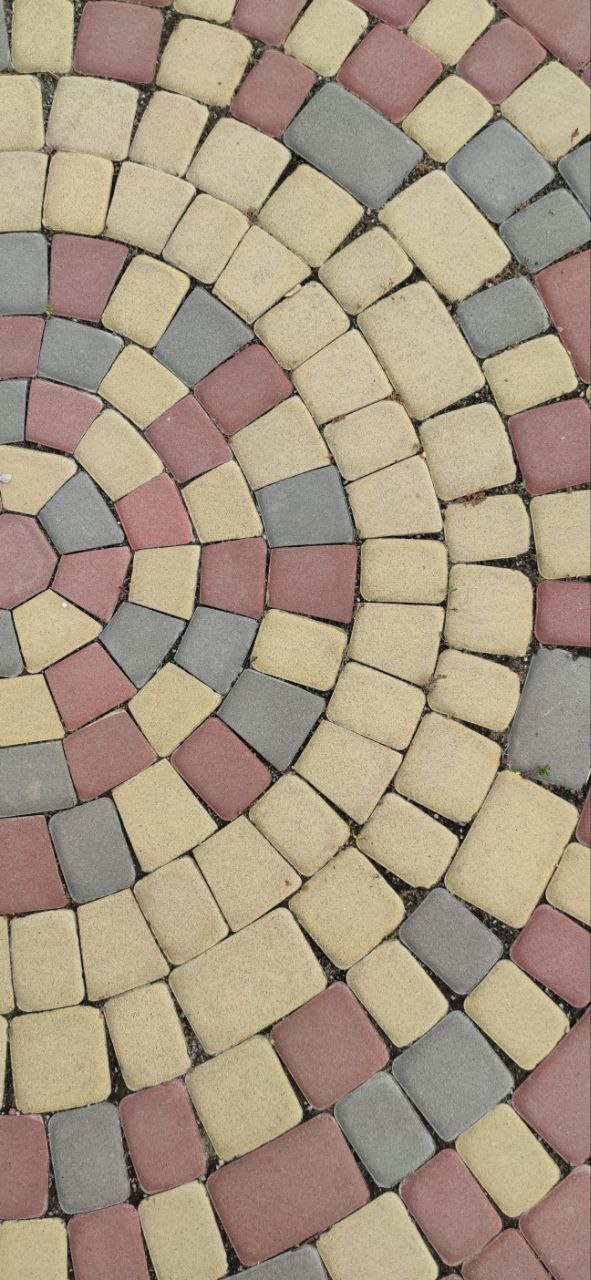
#> input picture Task-2/image/Bricks_4.jpg, 591 x 1280 px
$ jupyter execute 'test-2(4).ipynb'
#> lines starting #> are read from the running program, lines starting #| are printed output that depends on the picture; after the words box and inside, x2 and y2 are one past the last pixel; in counts of white or black regions, pixels touching at a corner belong together
[cell 1]
import cv2
import imutils
import numpy as np
import matplotlib.pyplot as plt

[cell 2]
image = cv2.imread("image/Bricks_4.jpg")
#> image is the input picture: shape (1280, 591, 3); mean B, G, R 130.5, 150.9, 166.2

[cell 3]
img_gray = cv2.cvtColor(image, cv2.COLOR_BGR2GRAY)
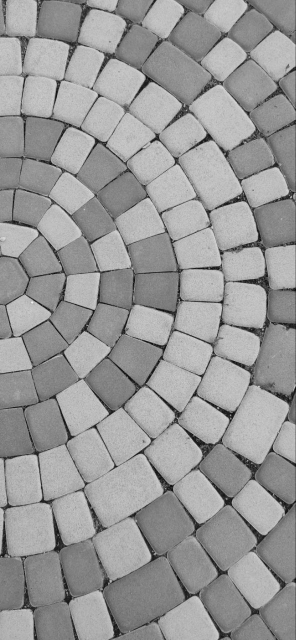
#> img_gray: shape (1280, 591) (shown at 1/2 size); min 0, max 248, mean 153.1
plt.imshow(img_gray)

[cell 4]
image_res ,image_thresh = cv2.threshold(img_gray,110,80,cv2.THRESH_BINARY)
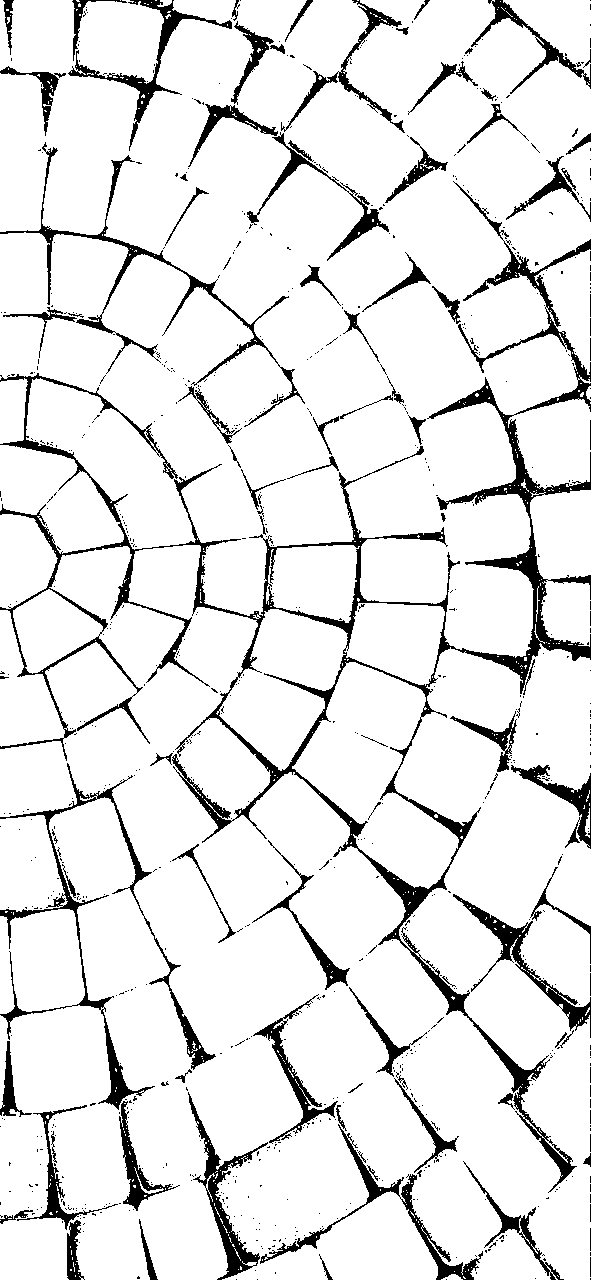
#> image_thresh: shape (1280, 591); values 0 (black) and 80 (white), 90.1% white; 829 black regions (740 under 20 px), largest, box (x1, y1, x2, y2) and area: (0, 181, 591, 1193) 27905, (0, 763, 216, 1110) 4905, (0, 142, 305, 427) 3675

[cell 5]
plt.imshow(image_thresh)

[cell 6]
kernel = np.ones((3,3),np.uint8)

[cell 7]
opening = cv2.morphologyEx(image_thresh,cv2.MORPH_OPEN,kernel)
#> opening: shape (1280, 591); values 0 (black) and 80 (white), 88.9% white; 304 black regions (269 under 20 px), largest, box (x1, y1, x2, y2) and area: (0, 181, 591, 1193) 35994, (188, 987, 564, 1280) 10963, (0, 763, 216, 1280) 10385

[cell 8]
dist_transform = cv2.distanceTransform(opening,cv2.DIST_L2,5)
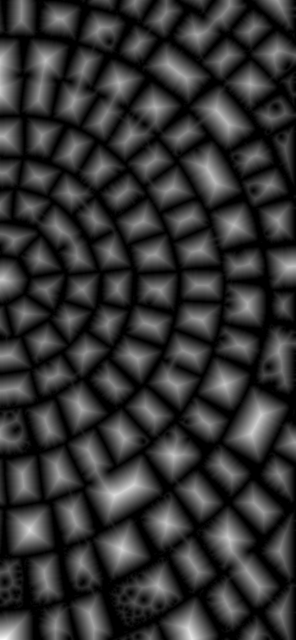
#> dist_transform: shape (1280, 591) float32 (shown at 1/2 size); min 0, max 57.39, mean 11.7; drawn with min black and max white
ret, last_image =  cv2.threshold(dist_transform, 0.3*dist_transform.max(),255,0)
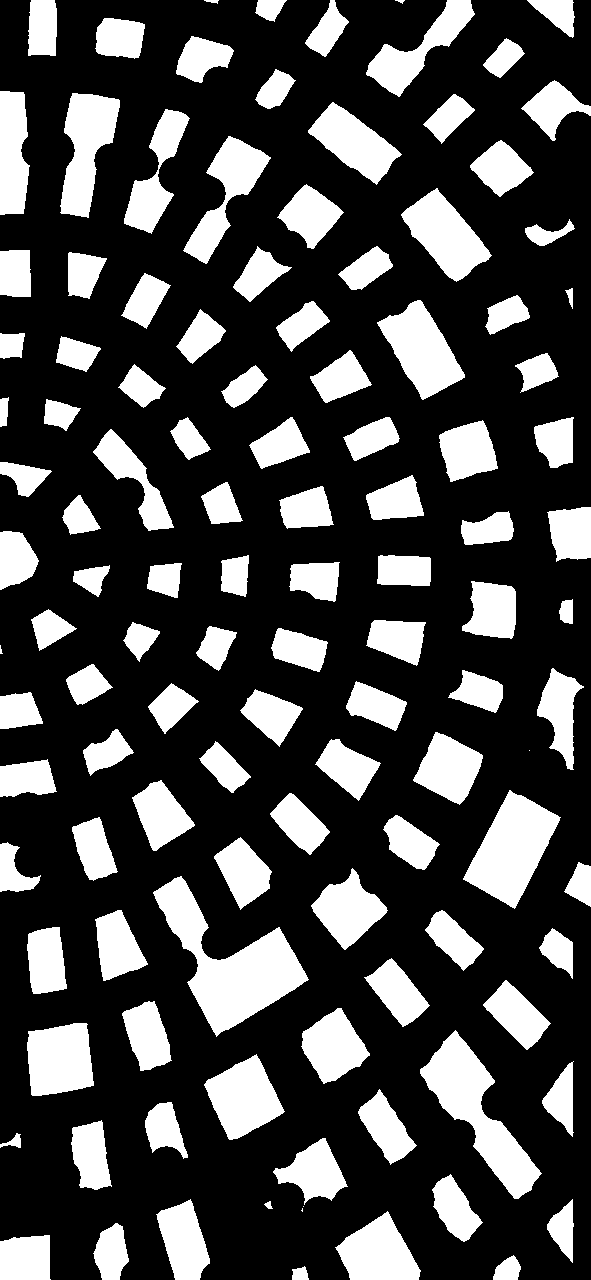
#> last_image: shape (1280, 591) float32; 27.5% white; 118 white regions (4 under 20 px), largest, box (x1, y1, x2, y2) and area: (153, 876, 309, 1037) 9314, (420, 1030, 542, 1199) 6846, (463, 790, 561, 909) 6056
#> ret = 17.22
last_image = np.uint8(last_image)
#> last_image: shape (1280, 591); 27.5% white; 118 white regions (4 under 20 px)

[cell 9]
cnts = cv2.findContours(last_image.copy(), cv2.RETR_EXTERNAL,
	cv2.CHAIN_APPROX_SIMPLE)
#> cnts = 118 contours, 6 with area under 20; largest, box (x1, y1, x2, y2) and area: (153, 876, 309, 1037) 9076, (420, 1030, 542, 1199) 6658, (463, 790, 561, 909) 5914, (377, 300, 465, 400) 4350, (60, 93, 120, 218) 4229
cnts = imutils.grab_contours(cnts)

[cell 10]
def display(img,count,cmap="gray"):
    f_image = cv2.imread("image/Bricks_4.jpg")
    f, axs = plt.subplots(1,2,figsize=(12,5))
    axs[0].imshow(f_image,cmap="gray")
    axs[1].imshow(img,cmap="gray")
    axs[1].set_title("Total count = {}".format(count))

for (i, c) in enumerate(cnts):
	((x, y), _) = cv2.minEnclosingCircle(c)
	cv2.putText(image, "#{}".format(i + 1), (int(x) - 45, int(y)+20),
		cv2.FONT_HERSHEY_SIMPLEX, 2, (255, 0, 0), 5)
	cv2.drawContours(image, [c], -1, (0, 255, 0), 2)
#> this loop made 118 passes
#> (x, y) on passes 1, 2, 3, 4, 5, 7, 8, 9: (300, 1274), (505, 1268.7), (25, 1257.6), (110.5, 1251.3), (379.4, 1255.5), (303, 1206), (268.4, 1205.2), (572, 1230.5)
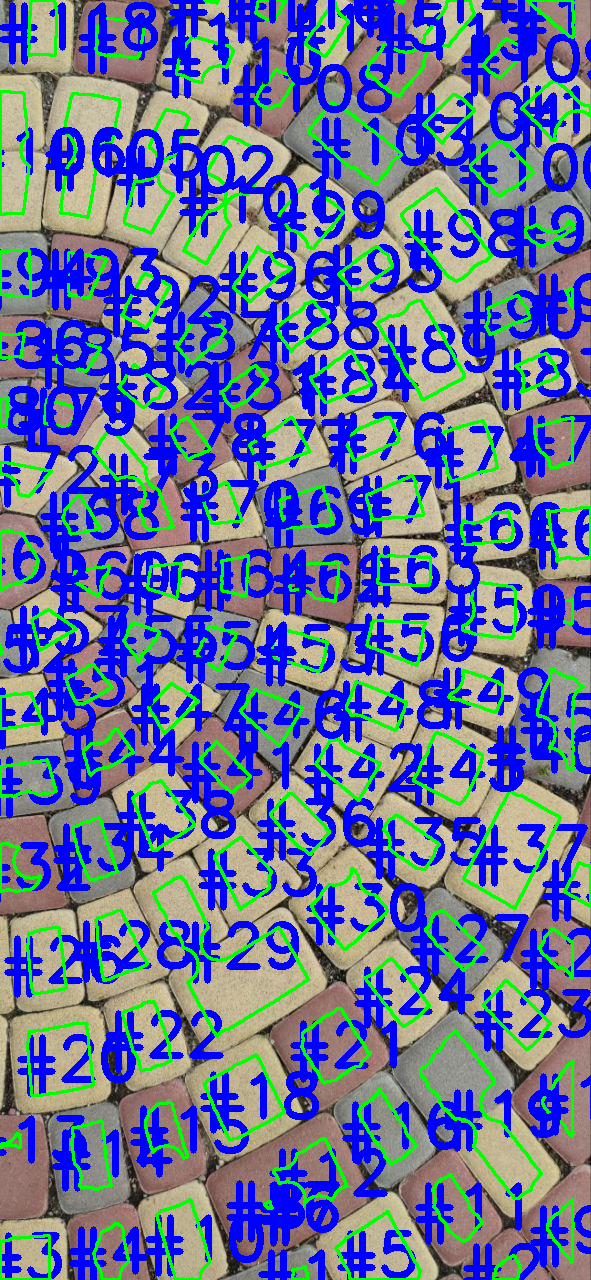
#> image: shape (1280, 591, 3); mean B, G, R 156.1, 112.7, 100.9

[cell 11]
display(image,len(cnts))

$ run again, with Task-2/image/Bricks_1.jpg copied over Task-2/image/Bricks_4.jpg
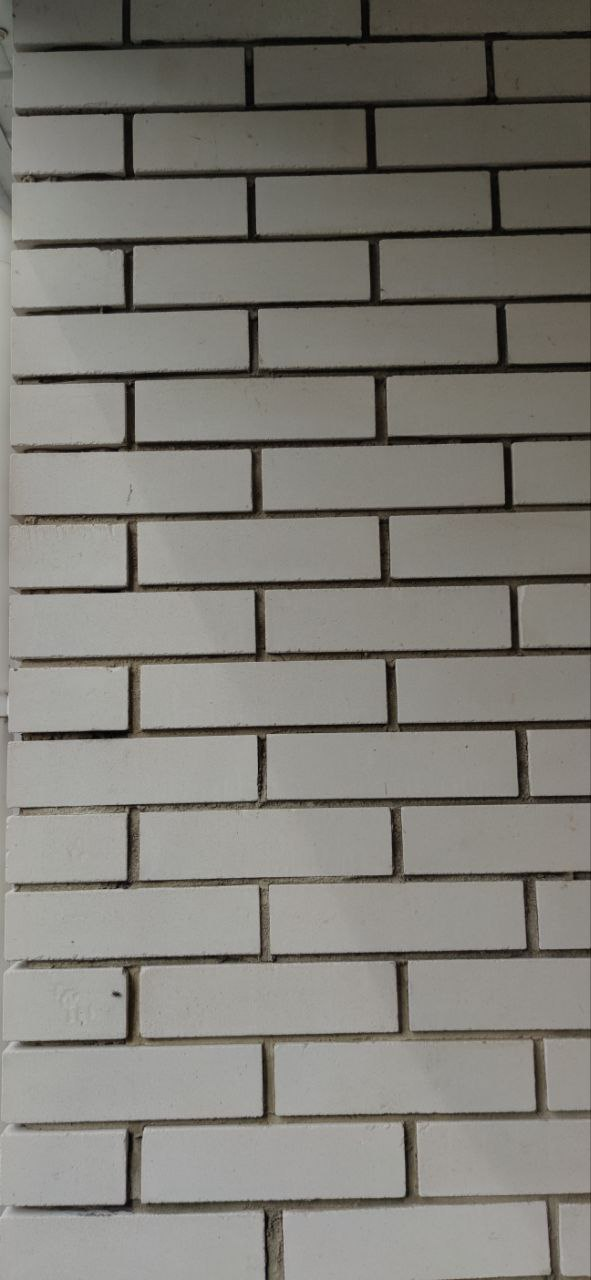
#> input picture Task-2/image/Bricks_1.jpg, 591 x 1280 px
#> image is the input picture: shape (1280, 591, 3); mean B, G, R 119, 125.4, 127.6
#> `image_res ,image_thresh = cv2.threshold(img_gray,110,80,cv2.THRESH_BIN..`:
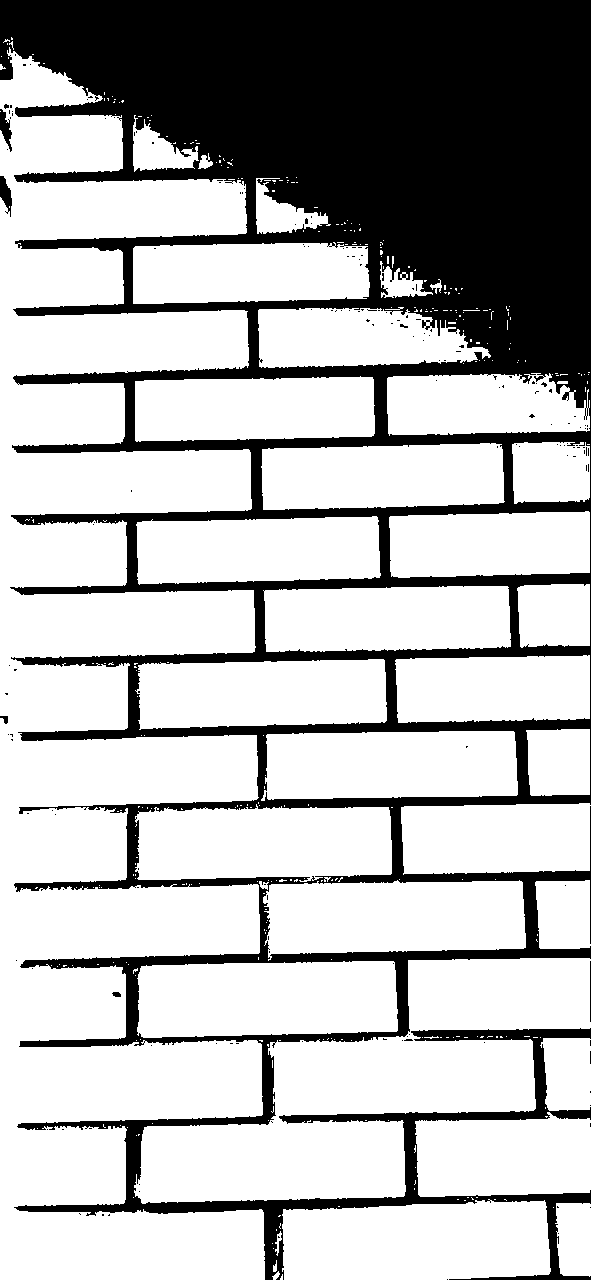
#> image_thresh: shape (1280, 591); values 0 (black) and 80 (white), 70.7% white; 166 black regions (160 under 20 px), largest, box (x1, y1, x2, y2) and area: (0, 0, 591, 1280) 220240, (0, 176, 12, 217) 272, (0, 109, 12, 152) 261, (590, 961, 591, 1022) 61, (0, 716, 8, 724) 39, (112, 992, 121, 997) 36
#> opening: shape (1280, 591); values 0 (black) and 80 (white), 70.3% white; 63 black regions (58 under 20 px), largest, box (x1, y1, x2, y2) and area: (0, 0, 591, 1280) 224024, (0, 109, 12, 152) 284, (0, 176, 12, 217) 282, (0, 716, 8, 724) 39, (112, 992, 121, 997) 36
#> ret = 21.9
#> cnts = 43 contours; largest, box (x1, y1, x2, y2) and area: (0, 1224, 244, 1280) 10972, (304, 1223, 529, 1280) 9376, (0, 1058, 241, 1112) 7728, (162, 1142, 384, 1181) 7263, (295, 1060, 514, 1094) 6280
#> the loop `for (i, c) in enumerate(cnts):` made 43 passes
#> (x, y) on passes 1 to 8: (584.5, 1240.5), (121.5, 1251.5), (415.4, 1252.5), (272.2, 1162.4), (50.38, 1165), (513.8, 1156.2), (404, 1076), (567, 1073.5)
#> after the loop `for (i, c) in enumerate(cnts):`:
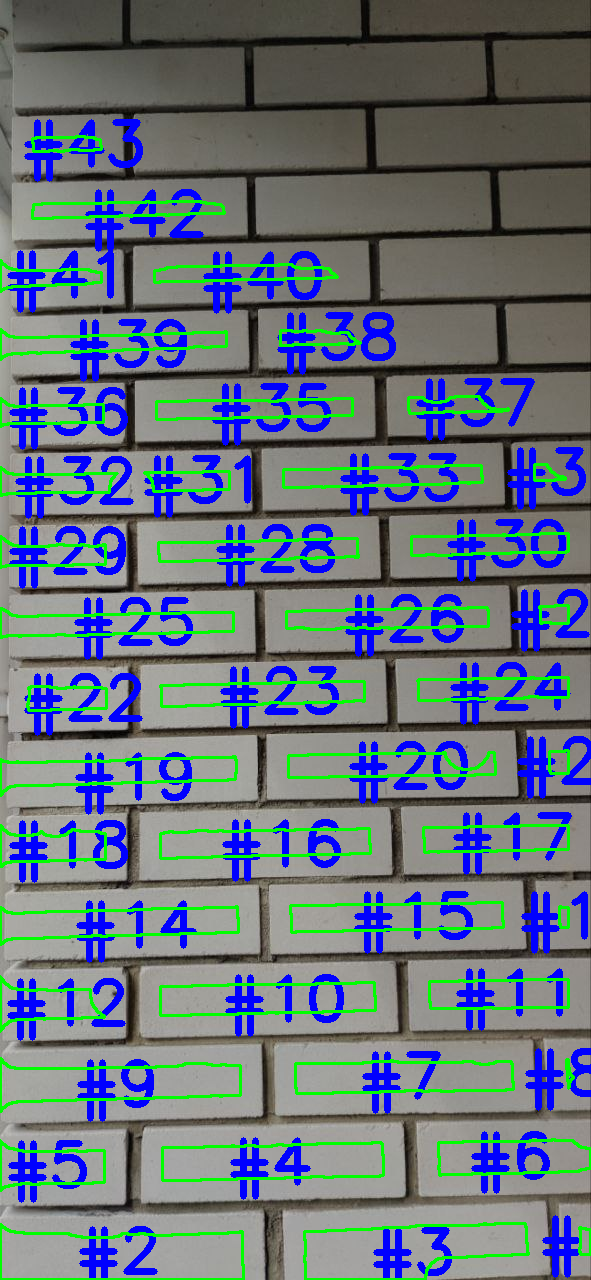
#> image: shape (1280, 591, 3); 17.58% of pixels changed, all inside (x1, y1, x2, y2) = (0, 119, 591, 1280)

$ run again, with Task-2/image/Bricks_2.jpg copied over Task-2/image/Bricks_4.jpg
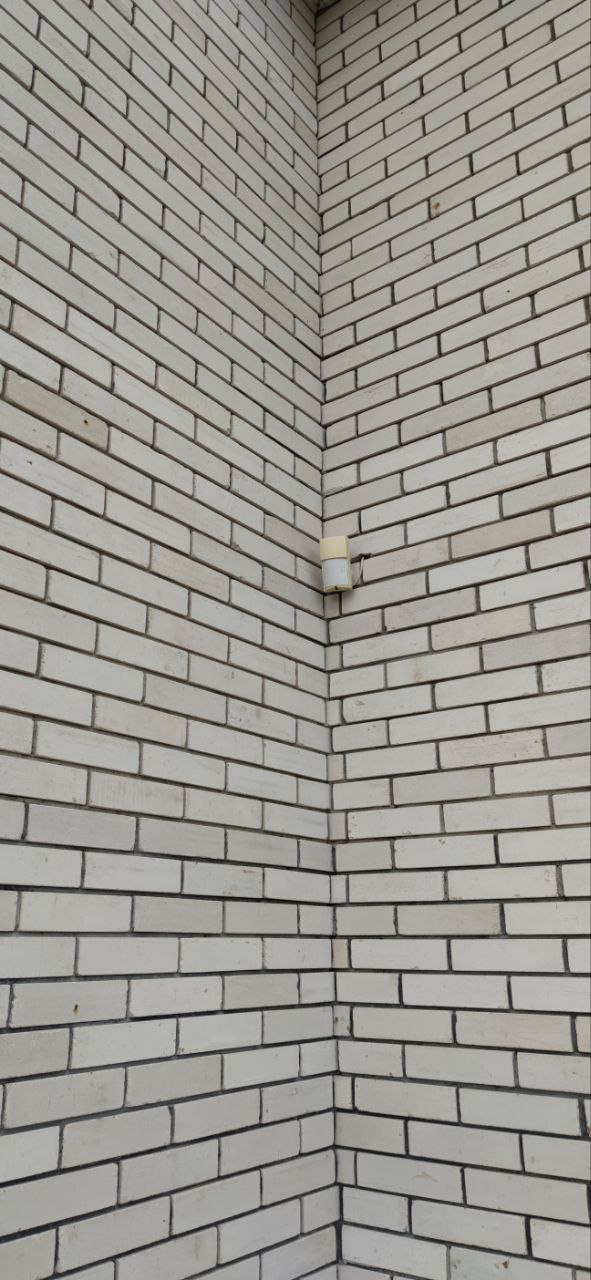
#> input picture Task-2/image/Bricks_2.jpg, 591 x 1280 px
#> image is the input picture: shape (1280, 591, 3); mean B, G, R 146.3, 151.9, 154.5
#> `image_res ,image_thresh = cv2.threshold(img_gray,110,80,cv2.THRESH_BIN..`:
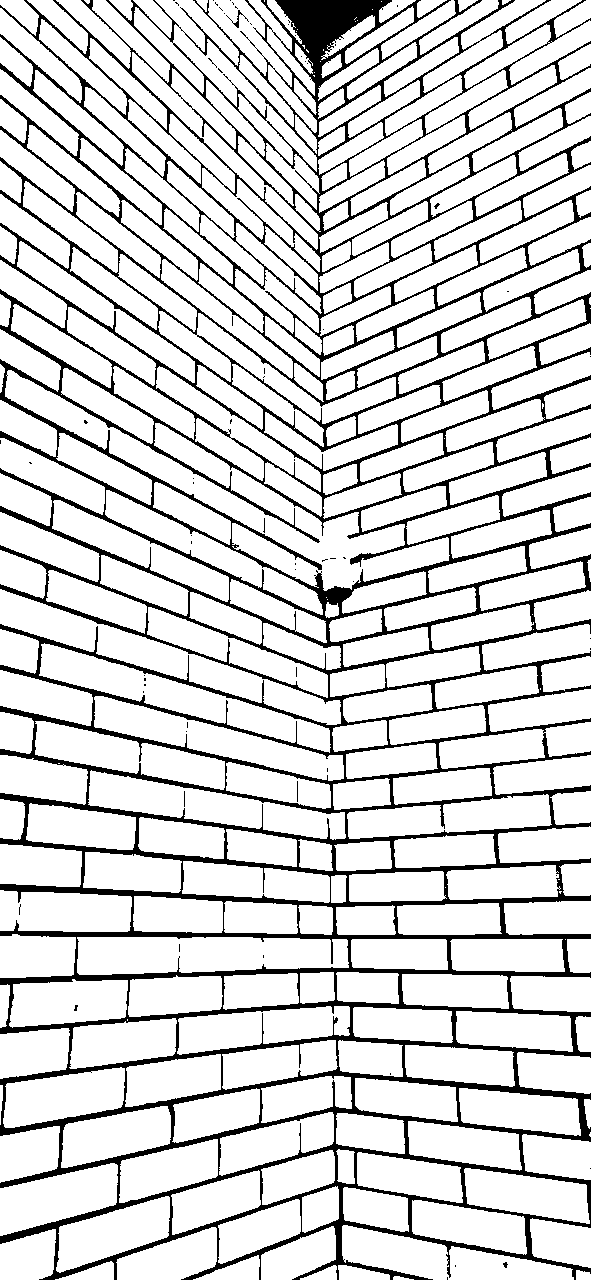
#> image_thresh: shape (1280, 591); values 0 (black) and 80 (white), 84.4% white; 68 black regions (65 under 20 px), largest, box (x1, y1, x2, y2) and area: (0, 0, 591, 1280) 117522, (226, 10, 249, 28) 65, (297, 781, 298, 802) 21
#> opening: shape (1280, 591); values 0 (black) and 80 (white), 84.2% white; 40 black regions (38 under 20 px), largest, box (x1, y1, x2, y2) and area: (0, 0, 591, 1280) 119205, (226, 10, 249, 28) 68
#> ret = 10.86
#> cnts = 306 contours, 144 with area under 20; largest, box (x1, y1, x2, y2) and area: (0, 1175, 107, 1225) 2394, (14, 1079, 114, 1117) 2008, (69, 1209, 160, 1259) 1825, (72, 1117, 161, 1156) 1682, (475, 1179, 578, 1212) 1576
#> the loop `for (i, c) in enumerate(cnts):` made 306 passes
#> (x, y) on passes 1 to 3: (355, 1278), (97, 1277), (235, 1274.5)
#> after the loop `for (i, c) in enumerate(cnts):`:
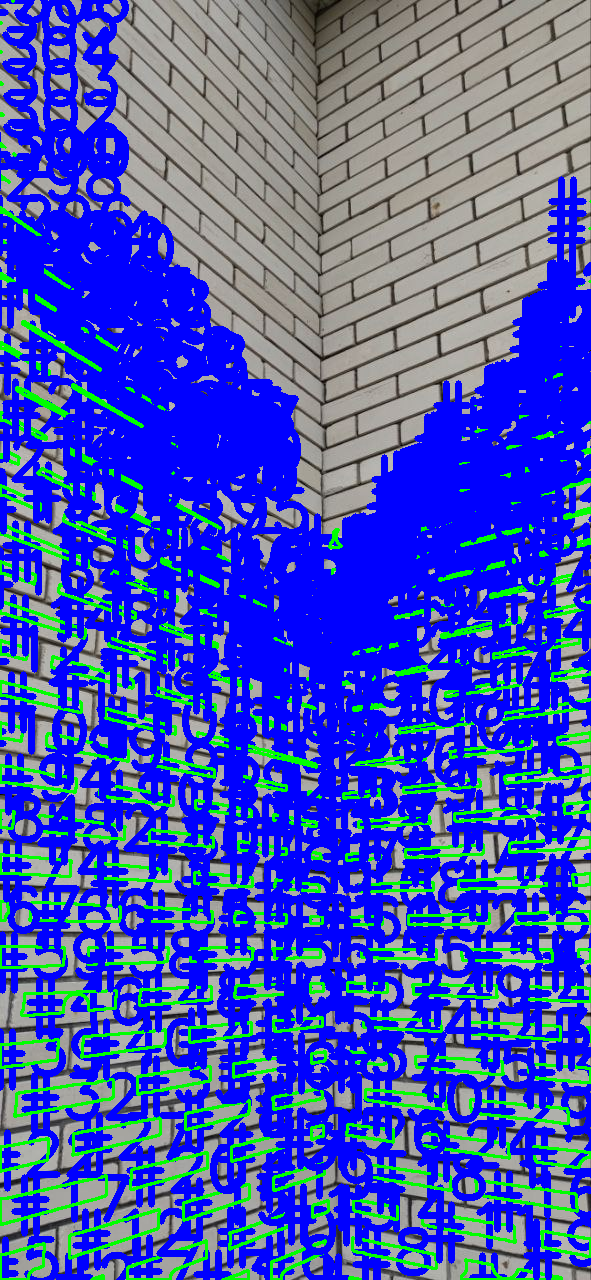
#> image: shape (1280, 591, 3); mean B, G, R 187.1, 83.5, 66.4
